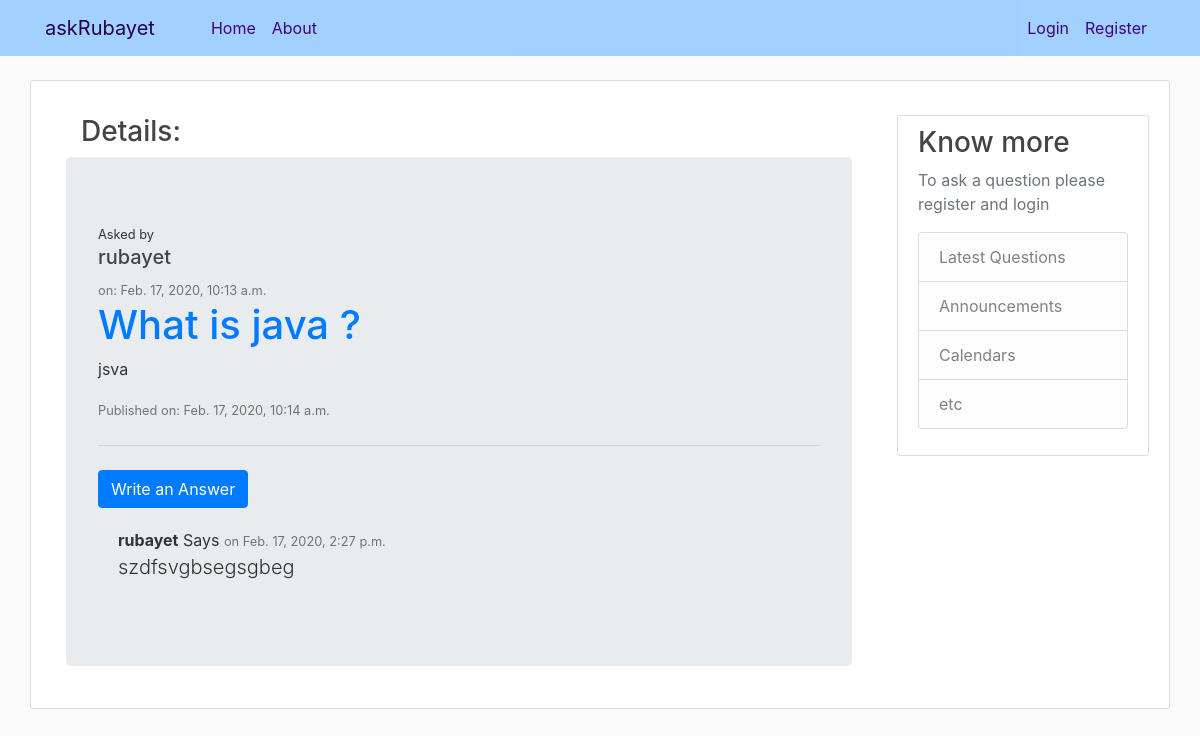
Page /question/8/ on the committed database.
### ask/models.py (models this page shows, shortened)
class Question(models.Model):
    author                  = models.ForeignKey(settings.AUTH_USER_MODEL, on_delete=models.CASCADE)
    title                   = models.CharField(max_length=300)
    optional_description    = models.TextField(blank=True, null=True)
    created_date            = models.DateTimeField(default=timezone.now)
    published_date          = models.DateTimeField(blank=True, null=True)

class Answer(models.Model):
    question            = models.ForeignKey('ask.question', on_delete=models.CASCADE, related_name='answer')
    author              = models.ForeignKey(settings.AUTH_USER_MODEL, on_delete=models.CASCADE)
    text                = models.TextField()
    created_date        = models.DateTimeField(default=timezone.now)
    approved_answer     = models.BooleanField(default=False)

### ask/views.py (the view)
# urls.py: path('question/<int:pk>/', views.ques_detail, name = 'ques_detail'),
def ques_detail(request, pk):
    que = get_object_or_404(Question, pk=pk)
    return render(request, 'ask/ques_detail.html', {'que': que})

### ask/templates/ask/ques_detail.html (shortened to what this page needs)
{% extends "ask/base.html" %}
{% block content %}
<div class="container">
  <h3 class="container">Details:</h3>
  <div class="jumbotron">
    <small>Asked by</small>
    {% if que.author.first_name %}
      <h5>{{ que.author.first_name }}</h5>
    {% else %}
      <h5>{{ que.author }}</h5>
    {% endif %}
    <small class="text-muted"> on: {{ que.created_date }}</small>
    <h1 class="display-5"><a href="{% url 'ques_detail' pk=que.pk %}">{{ que.title }}</a></h1>
    <p>{{ que.optional_description|linebreaksbr }}</p>
    {% if que.published_date %}
      <small class="text-muted">Published on: {{ que.published_date }}</small>
    {% endif %}
    {% if que.published_date %}
      <hr class="my-4">
      <a class="btn btn-primary" href="{% url 'add_answer_to_que' pk=que.pk %}">
        Write an Answer</a>
      {% for ans in que.answer.all %}
        {% if user.is_authenticated or ans.approved_answer %}
        <div class="answer">
          <strong>{{ ans.author }}</strong> Says
          <small class="text-muted">on {{ ans.created_date }} </small>
          <p class="lead">{{ ans.text }}</p>
        </div>
        {% endif %}
      {% endfor %}
    {% endif %}
  </div>
</div>
{% endblock content %}

### ask/static/ask/main.css (style rules this page uses)
body { background: #fafafa; color: #333333; margin-top: 5rem; }
div { text-align: justify; }
h1, h2, h3, h4, h5, h6 { color: #444444; }
.answer { margin: 20px 0px 20px 20px; }

### rows in the picture
Question: author "rubayet", created_date "Feb. 17, 2020, 10:13 a.m.", title "What is java ?", optional_description "jsva", published_date "Feb. 17, 2020, 10:14 a.m."
Answer: author "rubayet", created_date "Feb. 17, 2020, 2:27 p.m.", text "szdfsvgbsegsgbeg"
